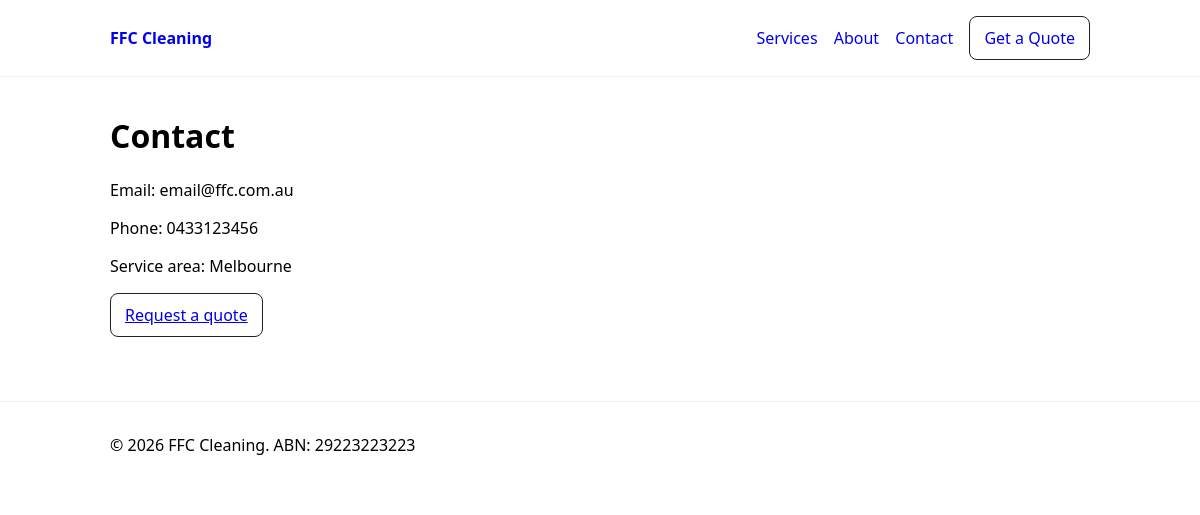
Page /contact/ on the committed database.
### core/models.py (models this page shows, shortened)
class SiteSettings(models.Model):
    business_name = models.CharField(max_length=120, default="FFC Cleaning")
    phone = models.CharField(max_length=50, blank=True)
    email = models.EmailField(blank=True)
    service_area = models.CharField(max_length=200, blank=True)
    abn = models.CharField(max_length=30, blank=True)

### core/views.py (the view)
# urls.py: path("contact/", views.contact, name="contact"),
def contact(request):
    page = ContactPage.objects.filter(is_published=True).first()
    if not page:
        raise Http404("Contact page not set up yet.")
    form = ContactMessageForm(request.POST or None)
    if request.method == "POST" and form.is_valid():
        form.save()
        return redirect("thanks_contact")
    return render(
        request,
        "core/contact.html",
        {"page": page, "form": form, "settings": _settings()},
    )

### core/context_processors.py (called while the page is built)
def site_settings(request):
    return {
        "site_settings": SiteSettings.objects.first()
    }

### core/views.py (called while the page is built)
def _settings():
    return SiteSettings.objects.first()

### templates/core/contact.html (shortened to what this page needs)
{% extends "base.html" %}
{% block content %}
<h1>Contact</h1>
<p>Email: {{settings.email}}</p>
<p>Phone: {{settings.phone}}</p>
<p>Service area: {{settings.service_area}}</p>
<p><a class="btn" href="{% url 'quote' %}">Request a quote</a></p>
{% endblock %}

### templates/base.html (shortened to what this page needs)
<!doctype html>
<html lang="en">
<head>
  {% load static %}
  <link rel="stylesheet" href="{% static 'css/site.css' %}">
</head>
<body>
  <header class="site-header">
    <div class="container">
      <a class="brand" href="{% url 'home' %}">{{site_settings.business_name}}</a>
      <nav>
        <a href="{% url 'services' %}">Services</a>
        <a href="{% url 'about' %}">About</a>
        <a href="{% url 'contact' %}">Contact</a>
        <a class="btn" href="{% url 'quote' %}">Get a Quote</a>
      </nav>
    </div>
  </header>
  <main class="container">
    {% block content %}{% endblock %}
  </main>
  <footer class="site-footer">
    <div class="container">
      <p>© {% now "Y" %} FFC Cleaning. ABN: {{site_settings.abn}}</p>
    </div>
  </footer>
</body>
</html>

### static/css/site.css (style rules this page uses)
body { font-family: system-ui, Arial, sans-serif; margin: 0; }
.container { max-width: 980px; margin: 0 auto; padding: 16px; }
.site-header { border-bottom: 1px solid #eee; }
.site-header .container { display: flex; align-items: center; justify-content: space-between; }
nav a { margin-left: 12px; text-decoration: none; }
.brand { font-weight: 700; text-decoration: none; }
.btn { display: inline-block; padding: 10px 14px; border: 1px solid #222; border-radius: 8px; }
.site-footer { border-top: 1px solid #eee; margin-top: 32px; }

### rows in the picture
SiteSettings: business_name "FFC Cleaning", email "email@ffc.com.au", phone "0433123456", service_area "Melbourne", abn "29223223223"
